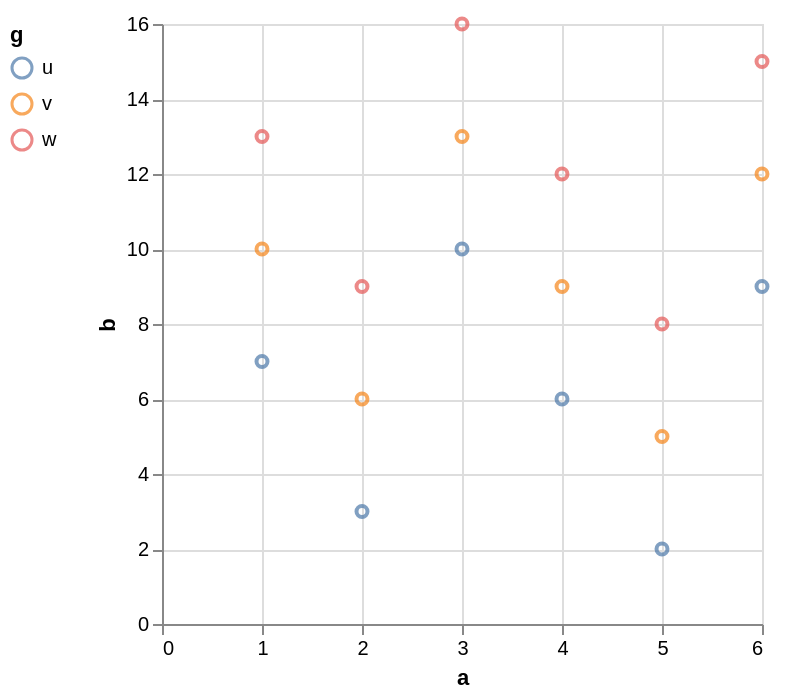

Vega-Lite specification stored for this chart:
### Vega-Lite specification from a JSON file in a GitHub repository (floating-point values rounded to 4 significant figures)
{"data": {"values": [{"a": 1, "b": 7, "g": "u"}, {"a": 2, "b": 3, "g": "u"}, {"a": 3, "b": 10, "g": "u"}, {"a": 4, "b": 6, "g": "u"}, {"a": 5, "b": 2, "g": "u"}, {"a": 6, "b": 9, "g": "u"}, {"a": 1, "b": 10, "g": "v"}, {"a": 2, "b": 6, "g": "v"}, {"a": 3, "b": 13, "g": "v"}, {"a": 4, "b": 9, "g": "v"}, {"a": 5, "b": 5, "g": "v"}, {"a": 6, "b": 12, "g": "v"}, {"a": 1, "b": 13, "g": "w"}, {"a": 2, "b": 9, "g": "w"}, {"a": 3, "b": 16, "g": "w"}, {"a": 4, "b": 12, "g": "w"}, {"a": 5, "b": 8, "g": "w"}, {"a": 6, "b": 15, "g": "w"}]}, "mark": "point", "encoding": {"x": {"field": "a", "type": "quantitative"}, "y": {"field": "b", "type": "quantitative"}, "color": {"field": "g", "type": "nominal", "legend": {"orient": "left"}}}}
